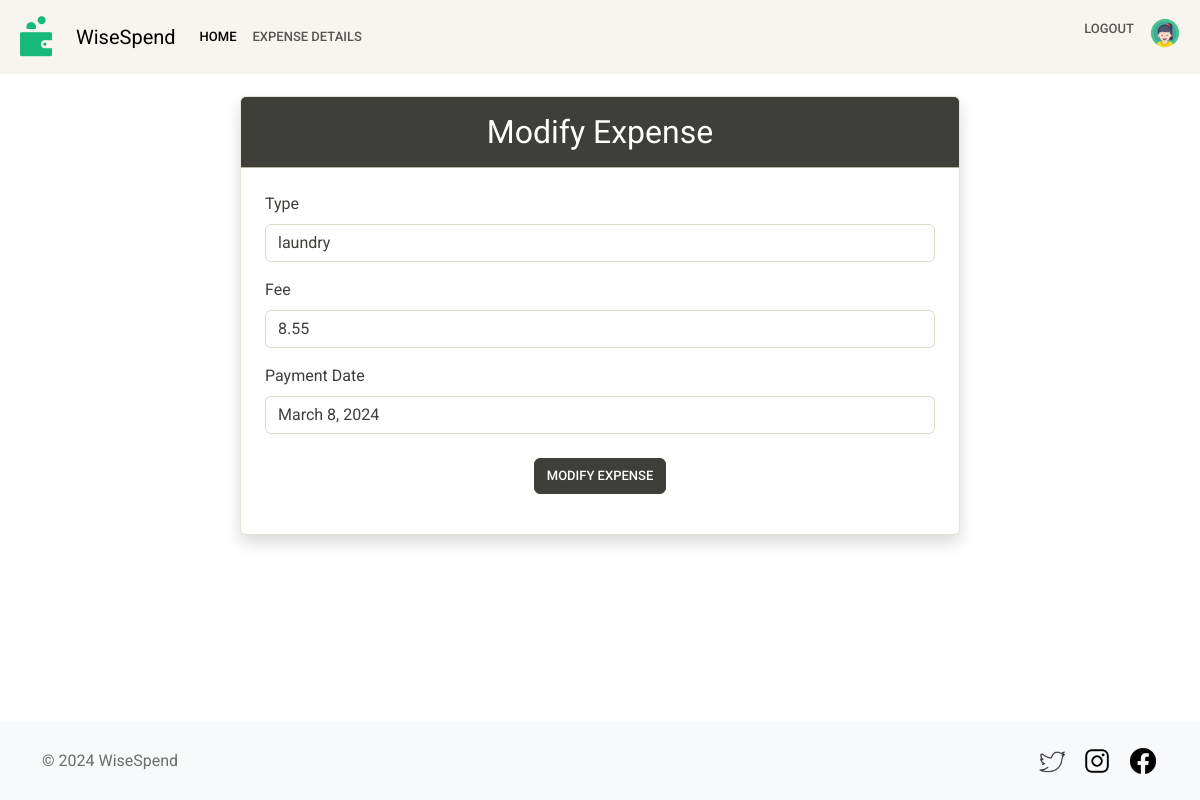
The page /wisespend/modify/3/ (signed in) on the database its author committed.
### myexpense/models.py (models this page shows, shortened)
class Expense(models.Model):
    user = models.ForeignKey(User, on_delete=models.CASCADE)
    type = models.CharField(max_length=100)
    fee = models.DecimalField(max_digits=10, decimal_places=2)
    payment_date = models.DateField()

### myexpense/views.py (the view, shortened to what this page needs)
# urls.py: path('modify/<int:id>/', views.modify_expense, name='modify_expense'),
@login_required
def modify_expense(request, id):
    expense = Expense.objects.get(id=id)
    context = {'expense': expense}
    return render(request, 'myexpense/modifyexpense.html', context)

### myexpense/templates/myexpense/modifyexpense.html (shortened to what this page needs)
{% extends 'myexpense/base2.html' %}
{% load crispy_forms_tags %}
{% block content %}
<div class="container my-5 pt-4 pt-xl-5">
    <div class="row justify-content-center">
        <div class="col-lg-8">
            <div class="card shadow">
                <div class="card-header bg-dark text-white">
                    <h2 class="text-center my-2">Modify Expense</h2>
                </div>
                <div class="card-body p-4">
                    <form method="post">
                        <div class="mb-3">
                            <label for="type" class="form-label">Type</label>
                            <input placeholder="Type" value="{{expense.type}}" type="text" name="type" id="type"
                                   class="form-control">
                        </div>
                        <div class="mb-3">
                            <label for="fee" class="form-label">Fee</label>
                            <input placeholder="Fee" value="{{expense.fee}}" type="text" name="fee" id="fee"
                                   class="form-control">
                        </div>
                        <div class="mb-3">
                            <label for="payment_date" class="form-label">Payment Date</label>
                            <input placeholder="Payment Date" value="{{expense.payment_date}}" type="text"
                                   name="payment_date" id="payment_date" class="form-control">
                        </div>
                        <div class="text-center mt-4">
                            <button type="submit" class="btn btn-dark">Modify Expense</button>
                        </div>
                    </form>
                </div>
            </div>
        </div>
    </div>
</div>
<br>
{% endblock %}

### rows shown on the page
Expense: type "laundry", fee "8.55", payment_date "March 8, 2024"
